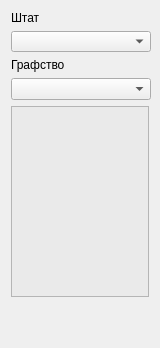
<?xml version="1.0" encoding="UTF-8"?>
<ui version="4.0">
 <class>ddmNeighborCountyFilterWidget</class>
 <widget class="QWidget" name="ddmNeighborCountyFilterWidget">
  <property name="geometry">
   <rect>
    <x>0</x>
    <y>0</y>
    <width>160</width>
    <height>348</height>
   </rect>
  </property>
  <property name="sizePolicy">
   <sizepolicy hsizetype="Preferred" vsizetype="Minimum">
    <horstretch>0</horstretch>
    <verstretch>0</verstretch>
   </sizepolicy>
  </property>
  <property name="minimumSize">
   <size>
    <width>155</width>
    <height>0</height>
   </size>
  </property>
  <property name="maximumSize">
   <size>
    <width>16777215</width>
    <height>16777215</height>
   </size>
  </property>
  <property name="windowTitle">
   <string>ddmCountyFilterWidget</string>
  </property>
  <layout class="QGridLayout" name="gridLayout">
   <item row="0" column="0">
    <layout class="QVBoxLayout" name="verticalLayout">
     <property name="sizeConstraint">
      <enum>QLayout::SetMinimumSize</enum>
     </property>
     <item>
      <widget class="QLabel" name="labelState">
       <property name="text">
        <string>Штат</string>
       </property>
      </widget>
     </item>
     <item>
      <widget class="QComboBox" name="comboState">
       <property name="sizePolicy">
        <sizepolicy hsizetype="Minimum" vsizetype="Minimum">
         <horstretch>0</horstretch>
         <verstretch>0</verstretch>
        </sizepolicy>
       </property>
       <property name="minimumSize">
        <size>
         <width>140</width>
         <height>20</height>
        </size>
       </property>
      </widget>
     </item>
     <item>
      <widget class="QLabel" name="labelCounty">
       <property name="text">
        <string>Графство</string>
       </property>
      </widget>
     </item>
     <item>
      <widget class="QComboBox" name="comboCounty">
       <property name="sizePolicy">
        <sizepolicy hsizetype="Minimum" vsizetype="Minimum">
         <horstretch>0</horstretch>
         <verstretch>0</verstretch>
        </sizepolicy>
       </property>
       <property name="minimumSize">
        <size>
         <width>140</width>
         <height>20</height>
        </size>
       </property>
      </widget>
     </item>
     <item>
      <widget class="QTextBrowser" name="countyInfo">
       <property name="autoFillBackground">
        <bool>false</bool>
       </property>
       <property name="styleSheet">
        <string notr="true">background-color: rgb(234, 234, 234);
border-color: rgb(234, 234, 234);</string>
       </property>
      </widget>
     </item>
     <item>
      <spacer name="verticalSpacer">
       <property name="orientation">
        <enum>Qt::Vertical</enum>
       </property>
       <property name="sizeHint" stdset="0">
        <size>
         <width>20</width>
         <height>40</height>
        </size>
       </property>
      </spacer>
     </item>
    </layout>
   </item>
  </layout>
 </widget>
 <resources/>
 <connections/>
</ui>
